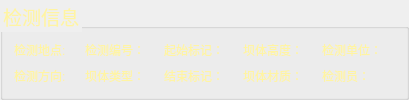
     <widget class="QGroupBox" name="groupBox">
      <property name="maximumSize">
       <size>
        <width>16777215</width>
        <height>500</height>
       </size>
      </property>
      <property name="font">
       <font>
        <pointsize>14</pointsize>
       </font>
      </property>
      <property name="styleSheet">
       <string notr="true">color: rgb(255, 244, 163);</string>
      </property>
      <property name="title">
       <string>检测信息</string>
      </property>
      <property name="alignment">
       <set>Qt::AlignLeading|Qt::AlignLeft|Qt::AlignVCenter</set>
      </property>
      <layout class="QGridLayout" name="gridLayout">
       <item row="2" column="2">
        <layout class="QHBoxLayout" name="horizontalLayout_11">
         <item>
          <widget class="QLabel" name="label_dectStart">
           <property name="maximumSize">
            <size>
             <width>90</width>
             <height>16777215</height>
            </size>
           </property>
           <property name="text">
            <string>起始标记：</string>
           </property>
          </widget>
         </item>
         <item>
          <widget class="QLabel" name="label_dectStart_input">
           <property name="text">
            <string/>
           </property>
          </widget>
         </item>
        </layout>
       </item>
       <item row="2" column="1">
        <layout class="QHBoxLayout" name="horizontalLayout_10">
         <item>
          <widget class="QLabel" name="label_dectNum">
           <property name="maximumSize">
            <size>
             <width>90</width>
             <height>16777215</height>
            </size>
           </property>
           <property name="text">
            <string>检测编号：</string>
           </property>
          </widget>
         </item>
         <item>
          <widget class="QLabel" name="label_dectNum_input">
           <property name="text">
            <string/>
           </property>
          </widget>
         </item>
        </layout>
       </item>
       <item row="3" column="6">
        <layout class="QHBoxLayout" name="horizontalLayout_13">
         <item>
          <widget class="QLabel" name="label_dectPeople">
           <property name="maximumSize">
            <size>
             <width>90</width>
             <height>16777215</height>
            </size>
           </property>
           <property name="text">
            <string>检测员：</string>
           </property>
          </widget>
         </item>
         <item>
          <widget class="QLabel" name="label_dectPeople_input">
           <property name="text">
            <string/>
           </property>
          </widget>
         </item>
        </layout>
       </item>
       <item row="2" column="6">
        <layout class="QHBoxLayout" name="horizontalLayout_14">
         <item>
          <widget class="QLabel" name="label_pipeUnit">
           <property name="maximumSize">
            <size>
             <width>90</width>
             <height>16777215</height>
            </size>
           </property>
           <property name="text">
            <string>检测单位：</string>
           </property>
          </widget>
         </item>
         <item>
          <widget class="QLabel" name="label_pipeUnit_input">
           <property name="text">
            <string/>
           </property>
          </widget>
         </item>
        </layout>
       </item>
       <item row="3" column="0">
        <layout class="QHBoxLayout" name="horizontalLayout_9">
         <item>
          <widget class="QLabel" name="label_dectDirect">
           <property name="maximumSize">
            <size>
             <width>90</width>
             <height>16777215</height>
            </size>
           </property>
           <property name="text">
            <string>检测方向:</string>
           </property>
          </widget>
         </item>
         <item>
          <widget class="QLabel" name="label_dectDirect_input">
           <property name="text">
            <string/>
           </property>
          </widget>
         </item>
        </layout>
       </item>
       <item row="3" column="5">
        <layout class="QHBoxLayout" name="horizontalLayout_4">
         <item>
          <widget class="QLabel" name="label_pipeType">
           <property name="maximumSize">
            <size>
             <width>90</width>
             <height>16777215</height>
            </size>
           </property>
           <property name="text">
            <string>坝体材质：</string>
           </property>
          </widget>
         </item>
         <item>
          <widget class="QLabel" name="label_pipeType_input">
           <property name="text">
            <string/>
           </property>
          </widget>
         </item>
        </layout>
       </item>
       <item row="3" column="1">
        <layout class="QHBoxLayout" name="horizontalLayout_3">
         <item>
          <widget class="QLabel" name="label_dectType">
           <property name="maximumSize">
            <size>
             <width>90</width>
             <height>16777215</height>
            </size>
           </property>
           <property name="text">
            <string>坝体类型：</string>
           </property>
          </widget>
         </item>
         <item>
          <widget class="QLabel" name="label_dectTye_input">
           <property name="text">
            <string/>
           </property>
          </widget>
         </item>
        </layout>
       </item>
       <item row="2" column="0">
        <layout class="QHBoxLayout" name="horizontalLayout_2">
         <item>
          <widget class="QLabel" name="label_dectPlace">
           <property name="maximumSize">
            <size>
             <width>90</width>
             <height>16777215</height>
            </size>
           </property>
           <property name="text">
            <string>检测地点:</string>
           </property>
          </widget>
         </item>
         <item>
          <widget class="QLabel" name="label_dectPlace_input">
           <property name="text">
            <string/>
           </property>
          </widget>
         </item>
        </layout>
       </item>
       <item row="2" column="5">
        <layout class="QHBoxLayout" name="horizontalLayout_5">
         <item>
          <widget class="QLabel" name="label_pipeD">
           <property name="maximumSize">
            <size>
             <width>90</width>
             <height>16777215</height>
            </size>
           </property>
           <property name="text">
            <string>坝体高度：</string>
           </property>
          </widget>
         </item>
         <item>
          <widget class="QLabel" name="label_pipeD_input">
           <property name="text">
            <string/>
           </property>
          </widget>
         </item>
        </layout>
       </item>
       <item row="3" column="2">
        <layout class="QHBoxLayout" name="horizontalLayout_12">
         <item>
          <widget class="QLabel" name="label_dectEnd">
           <property name="maximumSize">
            <size>
             <width>90</width>
             <height>16777215</height>
            </size>
           </property>
           <property name="text">
            <string>结束标记：</string>
           </property>
          </widget>
         </item>
         <item>
          <widget class="QLabel" name="label_dectEnd_input">
           <property name="text">
            <string/>
           </property>
          </widget>
         </item>
        </layout>
       </item>
      </layout>
     </widget>
